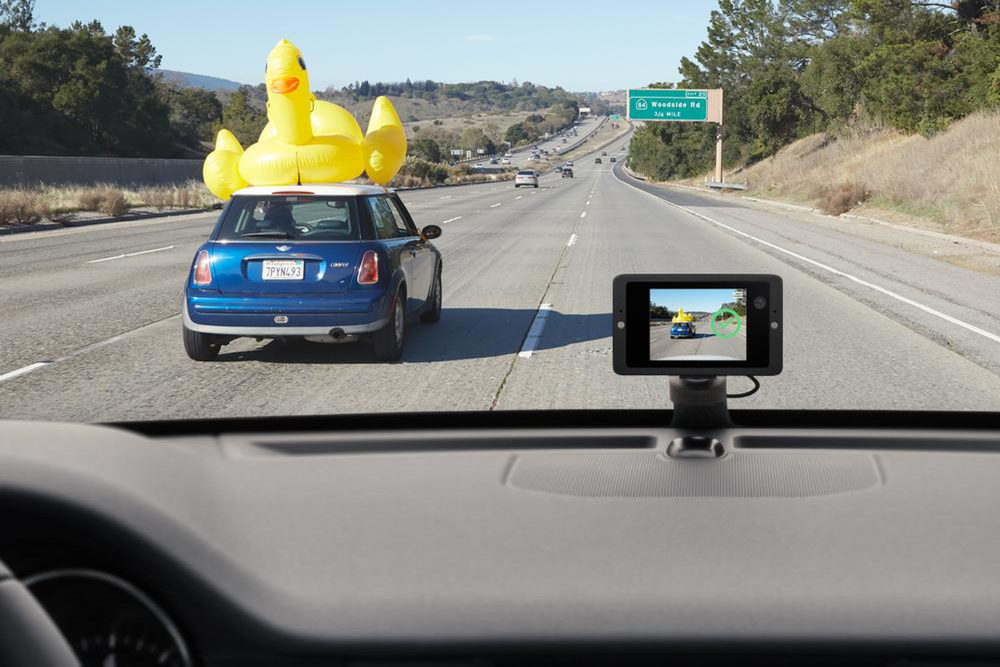
#> input picture Sign-Detection/test/car.jpeg, 2000 x 1333 px (shown at 1/2 size)
$ python Stop_sign_detection.py --image test/car.jpeg
#> lines starting #> are read from the running program, lines starting #| are printed output that depends on the picture
import cv2
import argparse
import imutils
from matplotlib import pyplot as plt

# Opening image
arg_parse = argparse.ArgumentParser()
arg_parse.add_argument("-i", "--image", default=None, help="path to Image File ")
args = vars(arg_parse.parse_args())

image_path = args["image"]

img = cv2.imread(image_path)
#> img is the input picture: shape (1333, 2000, 3); mean B, G, R 126.9, 132.3, 130.7
img = imutils.resize(img, width=min(400, img.shape[1]))
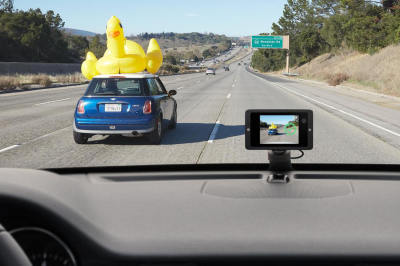
#> img: shape (266, 400, 3); mean B, G, R 126.9, 132.3, 130.7
# OpenCV opens images as BRG
# but we want it as RGB We'll
# also need a grayscale version
img_gray = cv2.cvtColor(img, cv2.COLOR_BGR2GRAY)
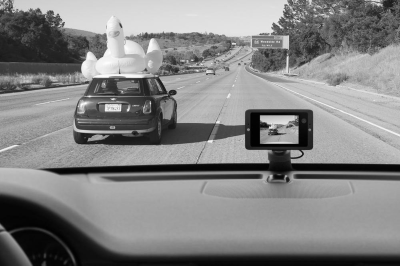
#> img_gray: shape (266, 400); min 1, max 253, mean 131.2
img_rgb = cv2.cvtColor(img, cv2.COLOR_BGR2RGB)


# Use minSize because for not
# bothering with extra-small
# dots that would look like STOP signs
stop_data = cv2.CascadeClassifier('./model/stop_data.xml')
#> (the run stopped early here; a loop or call above may not have finished)

$ run again, on Sign-Detection/test/ppl.jpeg
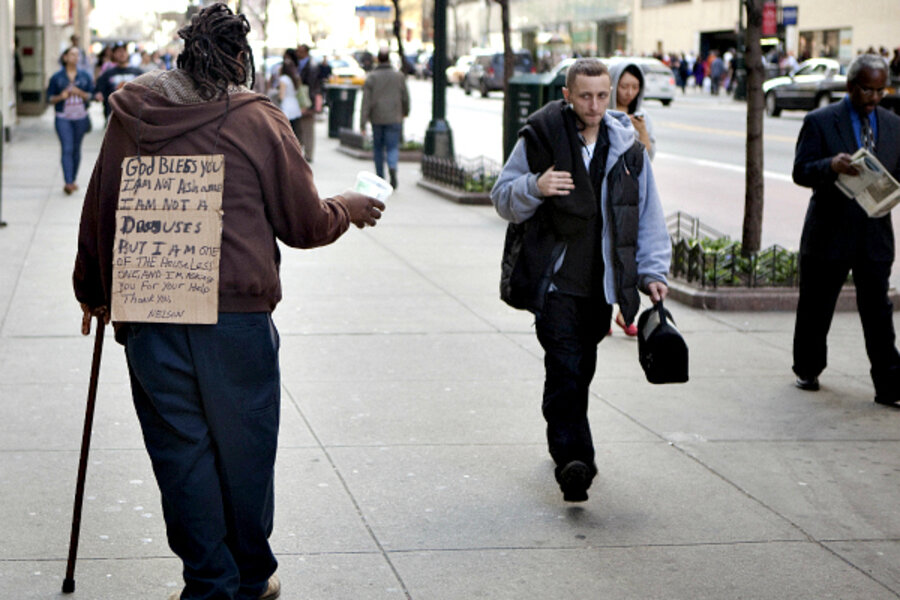
#> input picture Sign-Detection/test/ppl.jpeg, 900 x 600 px
#> img is the input picture: shape (600, 900, 3); mean B, G, R 134.5, 135.6, 137.3
#> `img = imutils.resize(img, width=min(400, img.shape[1]))`:
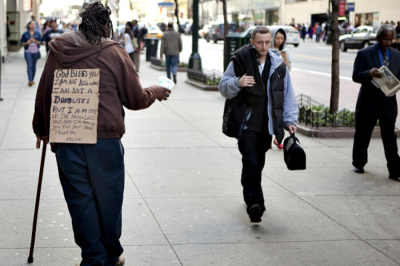
#> img: shape (266, 400, 3); mean B, G, R 134.5, 135.6, 137.3
#> `img_gray = cv2.cvtColor(img, cv2.COLOR_BGR2GRAY)`:
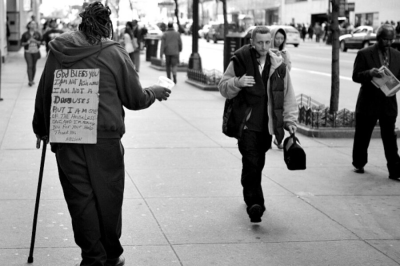
#> img_gray: shape (266, 400); min 0, max 255, mean 136
